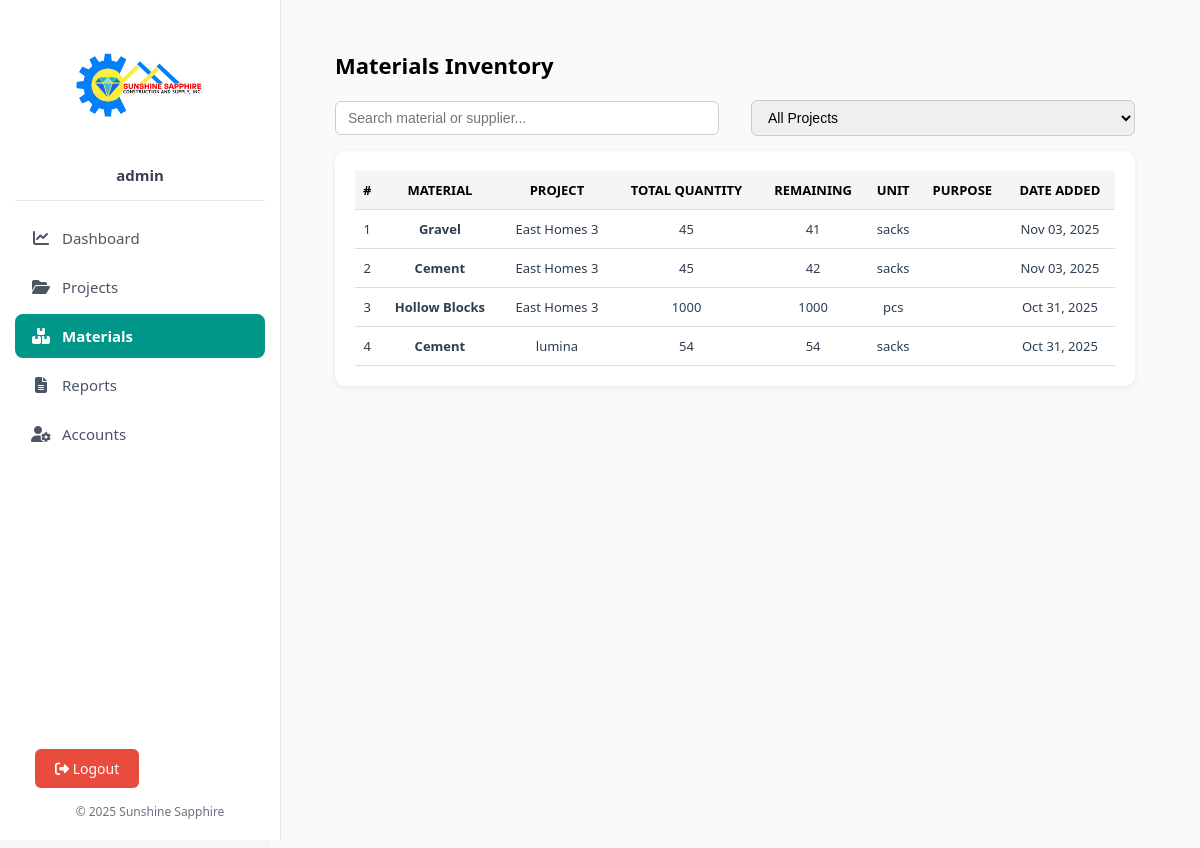
The page /materials/materials.php (signed in) on the database its author committed.
### tables this page shows
CREATE TABLE `materials` (
  `id` int(11) NOT NULL,
  `project_id` int(11) NOT NULL,
  `name` varchar(255) NOT NULL,
  `supplier` varchar(255) DEFAULT NULL,
  `total_quantity` decimal(10,2) NOT NULL DEFAULT 0.00,
  `remaining_quantity` decimal(10,2) NOT NULL DEFAULT 0.00,
  `unit_of_measurement` varchar(50) NOT NULL,
  `purpose` varchar(255) DEFAULT NULL,
  `created_at` timestamp NOT NULL DEFAULT current_timestamp()
);

CREATE TABLE `projects` (
  `id` int(11) NOT NULL,
  `name` varchar(255) NOT NULL,
  `location` varchar(255) DEFAULT NULL,
  `units` int(11) NOT NULL,
  `progress` int(11) DEFAULT 0,
  `status` enum('Ongoing','Completed','Pending') NOT NULL DEFAULT 'Pending',
  `is_deleted` tinyint(1) DEFAULT 0,
  `deleted_at` datetime DEFAULT NULL,
  `created_at` timestamp NOT NULL DEFAULT current_timestamp(),
  `folder_path` varchar(255) DEFAULT NULL
);

### materials/materials.php (the view, shortened to what this page needs)
<?php
require_once __DIR__ . '/../includes/header.php';
require_once __DIR__ . '/../includes/db.php';
$query = "
    SELECT m.id, m.name, m.project_id, m.total_quantity, m.remaining_quantity, m.unit_of_measurement, m.purpose, m.created_at, p.name AS project_name
    FROM materials m
    LEFT JOIN projects p ON m.project_id = p.id
    ORDER BY m.created_at DESC
";
$result = $conn->query($query);
?>
<div class="content-container">
    <div class="page-header">
        <h2>Materials Inventory</h2>
    </div>
    <div class="filter-bar">
        <input type="text" id="searchInput" placeholder="Search material or supplier...">
        <select id="projectFilter">
            <option value="">All Projects</option>
        </select>
    </div>
    <div class="card">
        <div class="table-responsive">
            <table class="data-table">
                <thead>
                    <tr>
                        <th>#</th>
                        <th>Material</th>
                        <th>Project</th>
                        <th>Total Quantity</th>
                        <th>Remaining</th>
                        <th>Unit</th>
                        <th>Purpose</th>
                        <th>Date Added</th>
                    </tr>
                </thead>
                <tbody>
                    <?php
                    if ($result && $result->num_rows > 0) {
                        $counter = 1;
                        while ($row = $result->fetch_assoc()) {
                            $total_qty = intval($row['total_quantity']);
                            $remaining_qty = intval($row['remaining_quantity']);
                            $lowStock = ($total_qty > 0) && (($remaining_qty / $total_qty) < 0.2);
                            $rowClass = $lowStock ? "low-stock" : "";
                            echo "<tr class='{$rowClass}'>
                                <td>{$counter}</td>
                                <td class='highlight' style='color:#2c3e50; font-weight:600;'>{$row['name']}</td>
                                <td>{$row['project_name']}</td>
                                <td>{$total_qty}</td>
                                <td>{$remaining_qty}</td>
                                <td>{$row['unit_of_measurement']}</td>
                                <td>{$row['purpose']}</td>
                                <td>" . date('M d, Y', strtotime($row['created_at'])) . "</td>
                            </tr>";
                            $counter++;
                        }
                    } else {
                        echo "<tr><td colspan='8' class='empty'>No materials found.</td></tr>";
                    }
                    ?>
                </tbody>
            </table>
        </div>
    </div>
</div>
<?php require_once __DIR__ . '/../includes/footer.php'; ?>

### includes/header.php (style rules this page uses)
body { margin: 0; font-family: "Segoe UI", sans-serif; background-color: #f4f6f9; color: #2c3e50; }

### materials/materials.php (style rules this page uses)
.content-container { padding: 20px 25px; }
.page-header { display: flex; justify-content: space-between; align-items: center; margin-bottom: 20px; }
.page-header h2 { color: #000; font-size: 22px; font-weight: 700; margin: 0; }
.card { background-color: white; border-radius: 10px; box-shadow: 0 2px 6px rgba(0, 0, 0, 0.08); padding: 20px; }
.table-responsive { overflow-x: auto; }
.data-table { width: 100%; border-collapse: collapse; }
.data-table thead { background-color: #f5f5f5; color: #000; }
.data-table th, .data-table td { padding: 10px 6px; text-align: center; border-bottom: 1px solid #ddd; font-size: 13px; }
.data-table th { font-weight: 600; text-transform: uppercase; }
.data-table .highlight { font-weight: 600; color: #2c3e50; }
.filter-bar { display: flex; justify-content: space-between; align-items: center; margin-bottom: 15px; }
.filter-bar input, .filter-bar select { padding: 8px 12px; border: 1px solid #ccc; border-radius: 6px; font-size: 14px; width: 48%; box-sizing: border-box; }

### rows shown on the page
materials: name "Gravel", project.name "East Homes 3", total_quantity "45", remaining_quantity "41", unit_of_measurement "sacks", created_at "Nov 03, 2025"
materials: name "Cement", project.name "East Homes 3", total_quantity "45", remaining_quantity "42", unit_of_measurement "sacks", created_at "Nov 03, 2025"
materials: name "Hollow Blocks", project.name "East Homes 3", total_quantity "1000", remaining_quantity "1000", unit_of_measurement "pcs", created_at "Oct 31, 2025"
materials: name "Cement", project.name "lumina", total_quantity "54", remaining_quantity "54", unit_of_measurement "sacks", created_at "Oct 31, 2025"

### other values the page prints
$_SESSION['user_role'] "admin"
